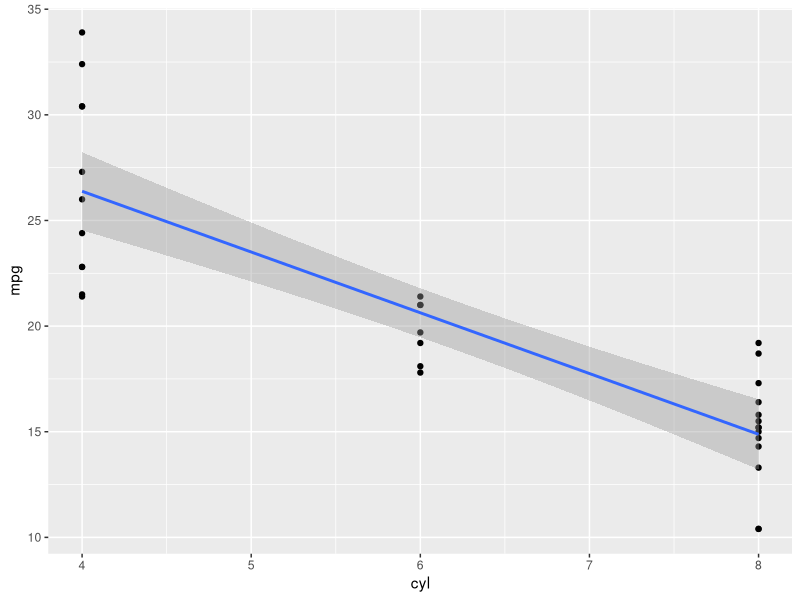
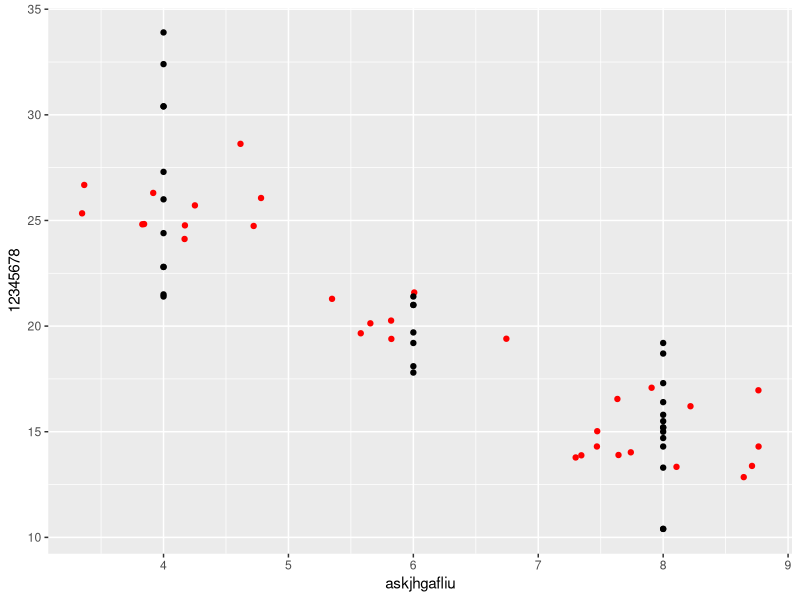
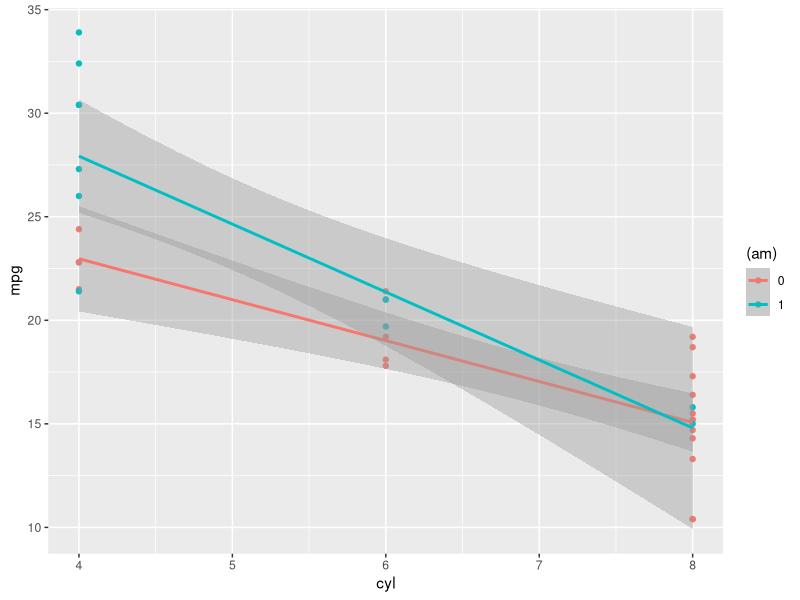
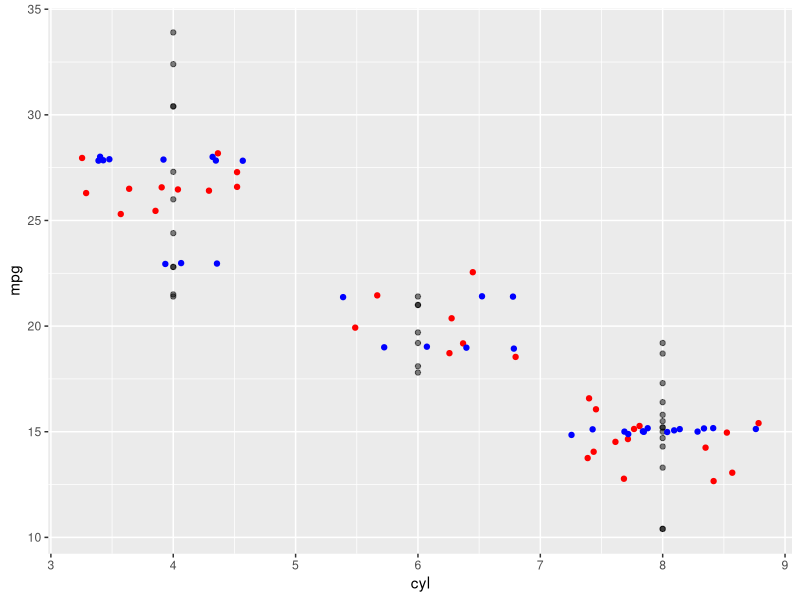
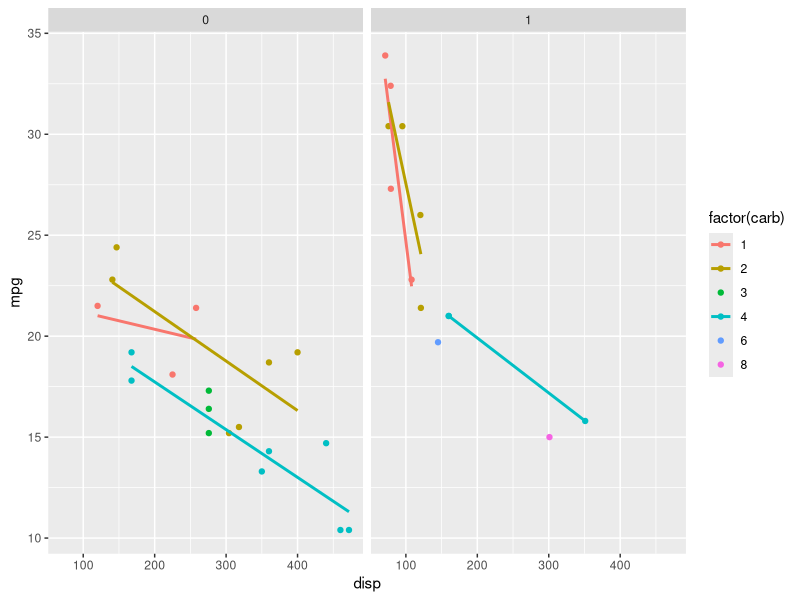

These figures' R source, in order:
library(tidyverse)
library(modelr)
library(MASS)

data(mtcars)

df = mtcars

glimpse(df)
df$am = factor(df$am)
df$vs = factor(df$vs)
# df$cyl = factor(df$cyl)
# df$carb = factor(df$carb)
# df$gear = factor(df$gear)

ggplot(df, aes(x=cyl,y=mpg)) +
  geom_point() +
  geom_smooth(method="lm")

mod1 = lm(mpg ~ cyl, data=df)
summary(mod1)

df2 = add_predictions(df,mod1)

ggplot(df2, (aes(x=cyl))) +
  geom_jitter(aes(y=pred),color="Red") +
  geom_point(aes(y=mpg)) +
  labs(x="askjhgafliu",y="12345678")

df2 = mutate(df2, DIFF = abs(pred-mpg))
mean(df2$DIFF)

ggplot(df, aes(x=cyl,y=mpg,color=(am))) +
  geom_point() + geom_smooth(method="lm")

mod2 = lm(mpg ~ cyl*am, data = df)
summary(mod2)

df2 = add_predictions(df2, mod2, var = "pred2")
df2 = mutate(df2, DIFF2 = abs(pred2 - mpg))

ggplot(df2, aes(x=cyl)) +
  geom_point(aes(y=mpg), alpha =.5) +
  geom_jitter(aes(y=pred), color="Red") +
  geom_jitter(aes(y=pred2),color="Blue")

mean(df2$DIFF)
mean(df2$DIFF2)


mod.full = glm(mpg ~ cyl*disp*hp*wt*qsec*vs*am*gear*carb, data = df)
summary(mod.full)
mean(abs(residuals(mod.full)))

df.mod = sample_n(df,nrow(df)/2)
df.cross = anti_join(df,df.mod)

mod.full.cross = glm(mpg ~ cyl+disp+hp+drat*vs+am+carb, data = df)
df3 = add_predictions(df.cross, mod.full.cross)

mean(abs(df3$pred - df3$mpg))

aic.output = stepAIC(mod.full.cross)


ggplot(df, aes(x=disp, y=mpg,color=factor(carb))) +
  geom_point() + geom_smooth(method = "lm", se=FALSE) +
  facet_wrap(~am)

mod.test = glm(mpg ~ carb+disp+am, data = df)
summary(mod.test)

